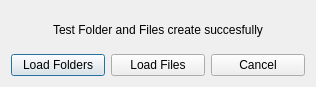
<?xml version="1.0" encoding="UTF-8"?>
<ui version="4.0">
 <class>Dialog</class>
 <widget class="QDialog" name="Dialog">
  <property name="geometry">
   <rect>
    <x>0</x>
    <y>0</y>
    <width>316</width>
    <height>87</height>
   </rect>
  </property>
  <property name="windowTitle">
   <string>Dialog</string>
  </property>
  <layout class="QVBoxLayout" name="verticalLayout">
   <item>
    <widget class="QLabel" name="label">
     <property name="text">
      <string>Test Folder and Files create succesfully</string>
     </property>
     <property name="alignment">
      <set>Qt::AlignCenter</set>
     </property>
    </widget>
   </item>
   <item>
    <layout class="QHBoxLayout" name="horizontalLayout">
     <item>
      <widget class="QPushButton" name="pushButton">
       <property name="text">
        <string>Load Folders</string>
       </property>
      </widget>
     </item>
     <item>
      <widget class="QPushButton" name="pushButton_2">
       <property name="text">
        <string>Load Files</string>
       </property>
      </widget>
     </item>
     <item>
      <widget class="QPushButton" name="pushButton_3">
       <property name="text">
        <string>Cancel</string>
       </property>
      </widget>
     </item>
    </layout>
   </item>
  </layout>
 </widget>
 <resources/>
 <connections/>
</ui>
